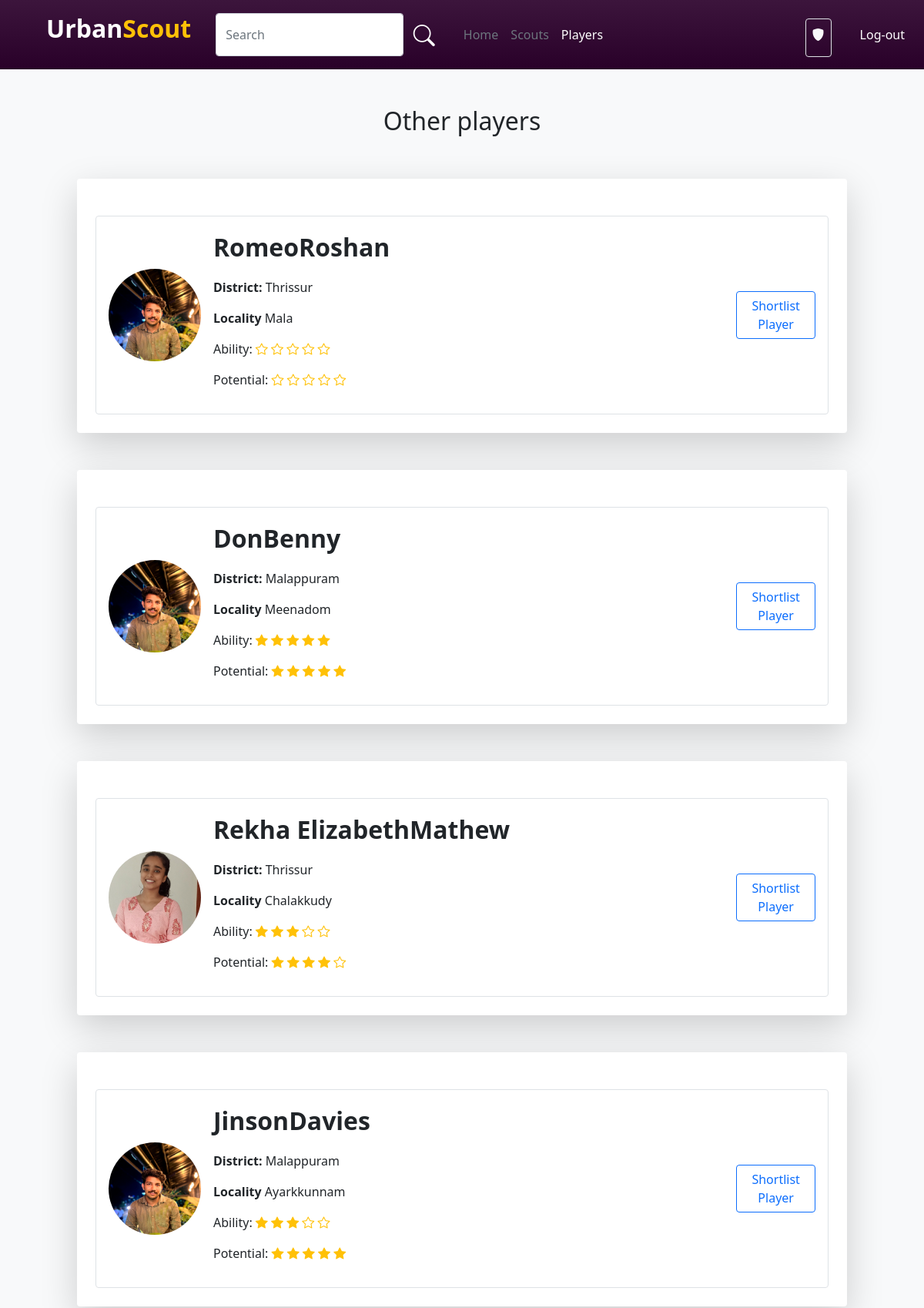
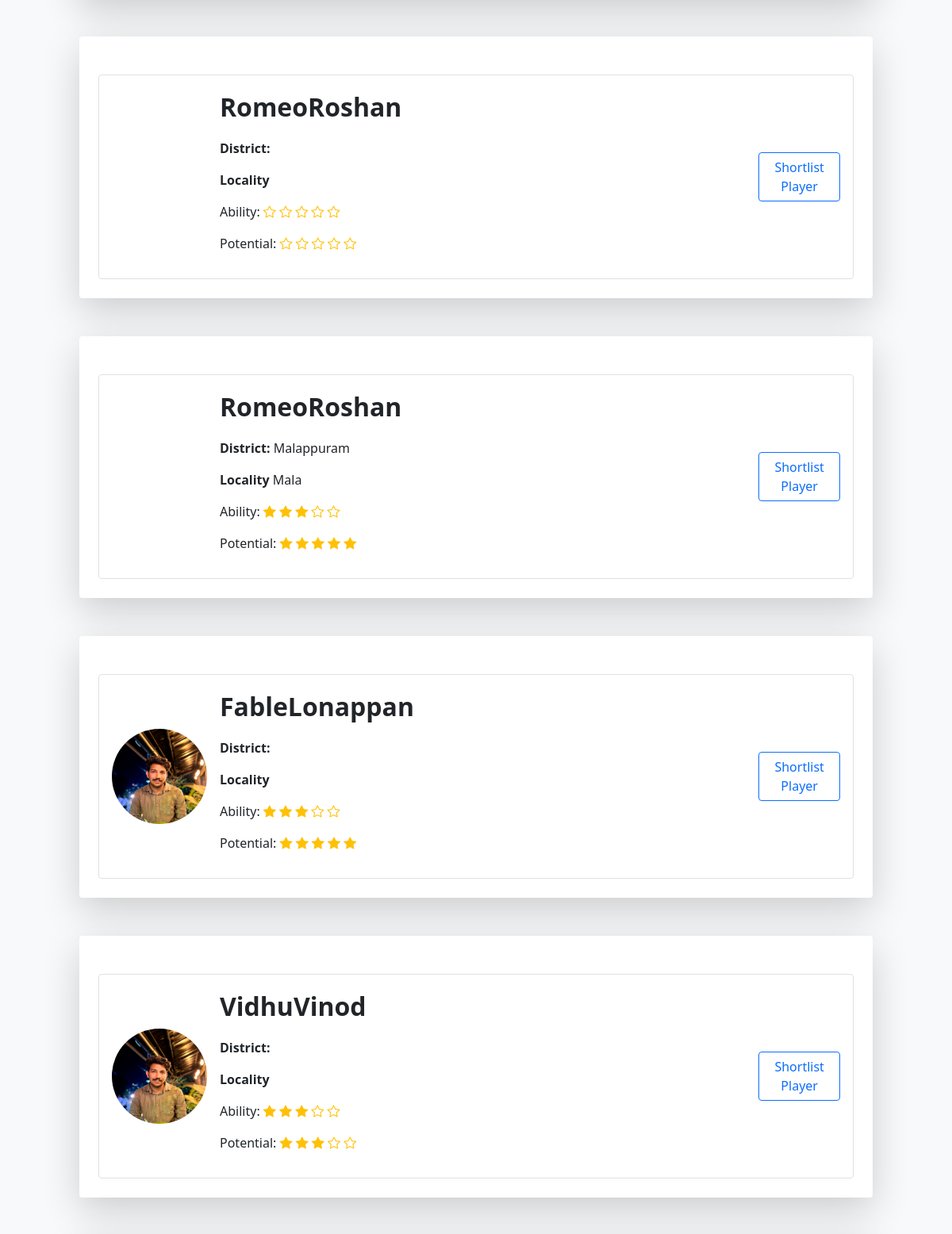
/ClubPlayer (signed in, upper part), run on the app's committed database (2 pictures, top to bottom).
### account/models.py (models this page shows)
class User(AbstractUser):
    username=models.CharField(max_length=32, blank=True, null=True)
    USERNAME_FIELD = 'email'
    email = models.EmailField(unique=True)
    img=models.ImageField(upload_to='pics',default='https://img.freepik.com/free-icon/man_318-677829.jpg',null=True)
    is_player=models.BooleanField('is_player',default=False)
    is_club=models.BooleanField('is_club',default=False)
    is_scout=models.BooleanField('is_scout',default=False)
    player_dob = models.DateField(("Date of Birth"), default=date.today, validators=[validate_dob])
    player_pos = models.CharField(("Position"),default='',max_length=30,choices=Pos_Choice)
    district = models.CharField(("District"),default='',max_length=20,choices=District_Choice)
    locality = models.CharField(("Locality"),default='',max_length=50,blank=True)
    player_foot = models.CharField(("Prefered Foot"),default='',max_length=10,choices=Foot_Choice)
    player_ability = models.IntegerField(("Ability"),default=0,choices=Ability_Choice)
    club_reputation = models.IntegerField(("Club Reputation"),default=0,choices=Ability_Choice)
    player_potential = models.IntegerField(("Potential"),default=0,choices=Ability_Choice)
    desc=models.CharField(("Description"),max_length=100, default='')
    club_name=models.CharField((("Club Name")),default='',max_length=30)
    scouted_by=models.CharField(max_length=30,default='')
    REQUIRED_FIELDS = []

### account/views.py (the view)
# urls.py: path('ClubPlayer',views.clubPlayer,name="ClubPlayer"),
@login_required(login_url='http://127.0.0.1:8000/login/')
def clubPlayer(request):
    user = request.user
    interested_players = InterestedClubs.objects.filter(club_id=user.id).values_list('player_id', flat=True)
    shortlisted_Players=ShortlistedPlayers.objects.filter(club_id=user.id).values_list('player_id',flat=True)
    all_players = User.objects.filter(is_player=True).values()
    all_cont=Contract.objects.filter(club_id=user.id).values_list('player_id',flat=True)
    cont_is_accepted=Contract.objects.filter(club_id=user.id,contractAccepted=True).values_list('player_id', flat=True)
    cont_accepted=[]
    cont_is_active=Contract.objects.filter(club_id=user.id, player_negotiating=True,contractAccepted=False).values_list('player_id', flat=True)
    cont_is_not_active=Contract.objects.filter(club_id=user.id, player_negotiating=False,contractAccepted=False).values_list('player_id', flat=True)
    print(cont_is_active)
    contract_players=[]
    non_contract_players=[]
    interested_players_list = []
    not_interested_players_list = []
    ability_range = range(0, 5)
    shortlisted_Players_list=[]
    for player in all_players:
        player_id = player['id']
        player_data = {
            'id': player['id'],
            'first_name': player['first_name'],
            'last_name':player['last_name'],
            'img':player['img'],
            'district':player['district'],
            'locality':player['locality'],
            'scouted_by':player['scouted_by'],
            'player_ability':player['player_ability'],
            'player_potential':player['player_potential'],
        }
        if player_id in interested_players and player_id not in all_cont:
            interested_players_list.append(player_data)
        elif player_id in shortlisted_Players and player_id not in all_cont:
            shortlisted_Players_list.append(player_data)
        else:
            if player_id not in all_cont:
                not_interested_players_list.append(player_data)
        if player_id in cont_is_active:
            contract_players.append(player_data)
        elif player_id in cont_is_not_active:
            non_contract_players.append(player_data)
        if player_id in cont_is_accepted:
            cont_accepted.append(player_data)
    return render(request, 'club-player.html', {
        'shortlisted_players':shortlisted_Players_list,
        'interested_players': interested_players_list,
        'not_interested_players': not_interested_players_list,
        'abilityRange':ability_range,
        'contractedPlayers':contract_players,
        'nonContractedPlayers':non_contract_players,
        'contractAccepted':cont_accepted,
    })

### template/club-player.html (shortened to what this page needs)
{% load static %}
<!DOCTYPE html>
<html lang="en">
<head>
    <link rel="stylesheet" href="{% static 'style.css' %}">
    <link href="https://cdn.jsdelivr.net/npm/bootstrap@5.0.2/dist/css/bootstrap.min.css" rel="stylesheet"
>
    <link rel="stylesheet" href="https://cdn.jsdelivr.net/npm/bootstrap-icons@1.10.5/font/bootstrap-icons.css">
</head>
<body class="bg-light">
    <nav class="navbar player-navbar navbar-expand-lg">
        <div class="container-fluid">
            <a class="ms-5 navbar-brand d-flex fs-2 fw-bold" href="#"><p class="text-white">Urban</p><p class="text-warning">Scout</p></a>
            <div class="collapse navbar-collapse" id="navbarNav">
                <div class="ms-3 d-flex w-75">
                    <input type="text" class="form-control" id="search_bar" placeholder="Search">
                    <button class="btn shadow-none"><i class="bi bi-search fs-3 text-white"></i></button>
                </div>
                <div class="ms-3">
                    <ul class="navbar-nav me-auto mb-2 mb-lg-0">
                        <li class="nav-item">
                            <a class="nav-link  text-secondary" aria-current="page" href="{% url 'index' %}">Home</a>
                        </li>
                        <li class="nav-item">
                            <a class="nav-link text-secondary" aria-current="page" href="{% url 'ClubScout' %}">Scouts</a>
                        </li>
                        <li class="nav-item">
                            <a class="nav-link text-white" aria-current="page" href="{% url 'ClubPlayer' %}">Players</a>
                        </li>
                    </ul>
                </div>
                <div class="d-flex w-100 justify-content-start justify-content-sm-end">
                    <div class="border rounded p-2 pb-0 mt-2 ms-3">
                        <p class="text-light "><i class="bi bi-shield-fill"></i> {{user.club_name}}</p>
                    </div>
                    <a class="d-flex flex-column justify-content-center text-decoration-none" href="{% url 'logout' %}"><button class="btn text-white ms-4">Log-out</button></a>
                </div>
            </div>
        </div>
    </nav>
    <div class="d-flex flex-column align-items-center justify-content-center">
        {% if not_interested_players|length > 0 %}
        <h2 class="mt-5">Other players</h2>
        {% endif %}
        {% for i in not_interested_players %}
        <div class="col-10 bg-white rounded p-4 shadow-lg mt-5">
            <div class="border mt-4 d-flex flex-lg-row flex-column justify-content-center justify-content-lg-start align-items-center w-100 p-3 rounded">
                <div class="d-flex align-items-center">
                    <div class="player-scout-img">
                        <img class="w-100 rounded-circle" src={{i.img}} alt="">
                    </div>
                </div>
                <div class="ms-3 col-lg-7 col-12">
                    <a class="text-decoration-none text-dark" href="{% url 'player-home' i.id %}"><p class="fs-2 fw-bold">{{i.first_name}}{{i.last_name}}</p></a>
                    <p class=""><b>District: </b>{{i.district}} </p>
                    <p class=""><b>Locality </b>{{i.locality}}</p>
                    <p>Ability:{% with ability=i.player_ability %} {% for j in abilityRange %}
                        {% if j < ability %}
                        <i class="bi bi-star-fill text-warning"></i>
                        {% else %}
                        <i class="bi bi-star text-warning"></i>
                        {% endif %}
                        {% endfor %}
                        {% endwith %}
                    </p>
                    <p>Potential:{% with potential=i.player_potential %} {% for j in abilityRange %}
                        {% if j < potential %}
                        <i class="bi bi-star-fill text-warning"></i>
                        {% else %}
                        <i class="bi bi-star text-warning"></i>
                        {% endif %}
                        {% endfor %}
                        {% endwith %}
                    </p>                </div>
                <div class="d-flex justify-content-lg-end justify-content-center w-100">
                    <div class="d-flex align-items-center justify-content-center col-5">
                        <a href="{% url 'ShortlistPlayer' i.id %}"><button class="btn btn-outline-primary">Shortlist Player</button></a>
                    </div>
                </div>
            </div>
        </div>
        {% endfor %}
    </div>
</body>
</html>

### static/style.css (style rules this page uses)
.player-navbar { background: linear-gradient(rgb(60, 21, 60), rgb(41, 0, 41)); }
.player-scout-img { width: 120px; height: 120px; }

### data on the page
User: img (picture), first_name "Romeo", last_name "Roshan", district "Thrissur", locality "Mala"
User: img (picture), first_name "Don", last_name "Benny", district "Malappuram", locality "Meenadom"
User: img (picture), first_name "Rekha Elizabeth", last_name "Mathew", district "Thrissur", locality "Chalakkudy"
User: img (picture), first_name "Jinson", last_name "Davies", district "Malappuram", locality "Ayarkkunnam"
User: first_name "Romeo", last_name "Roshan"
User: first_name "Romeo", last_name "Roshan", district "Malappuram", locality "Mala"
User: img (picture), first_name "Fable", last_name "Lonappan"
User: img (picture), first_name "Vidhu", last_name "Vinod"
